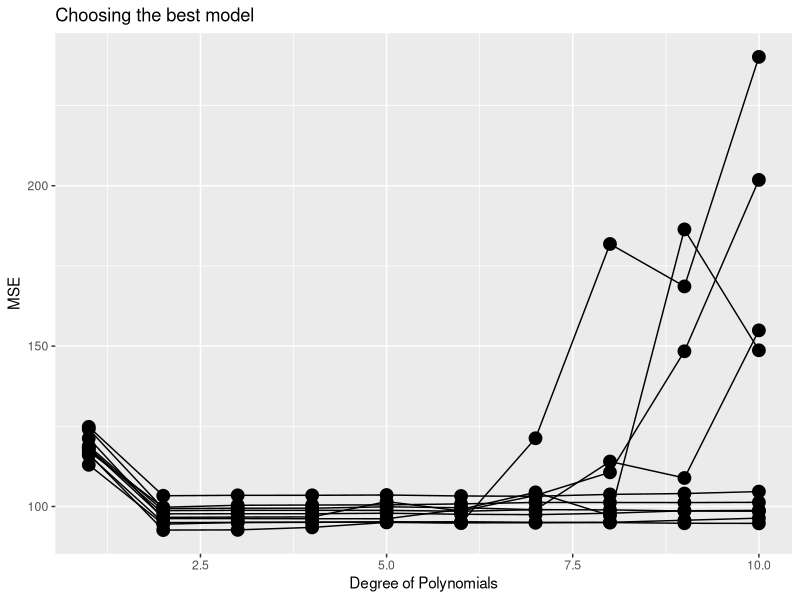
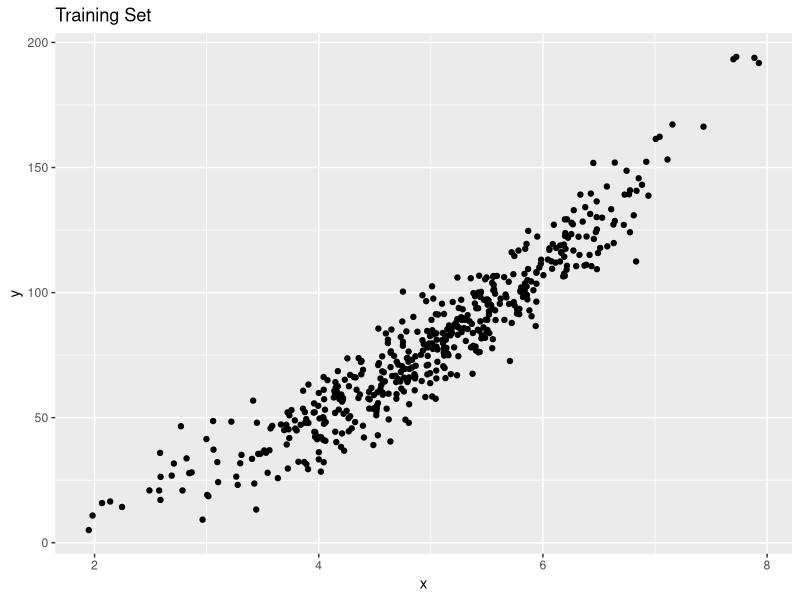
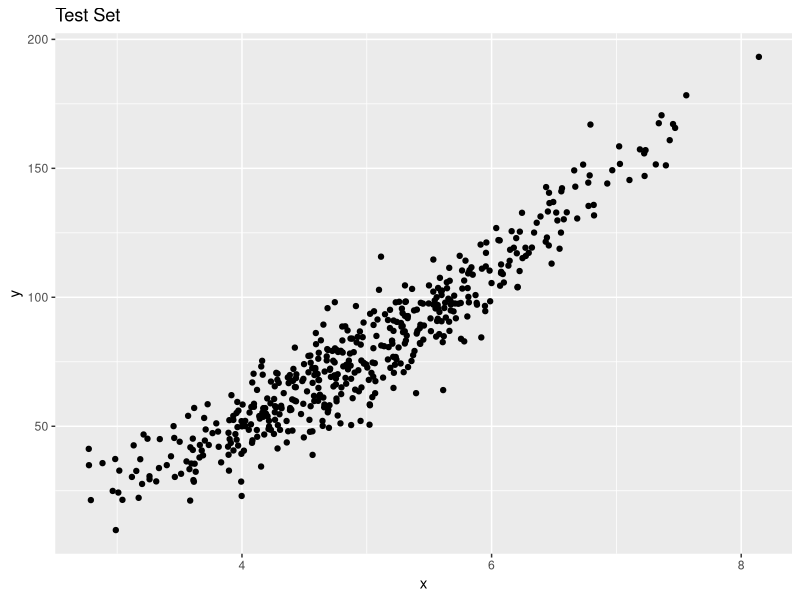
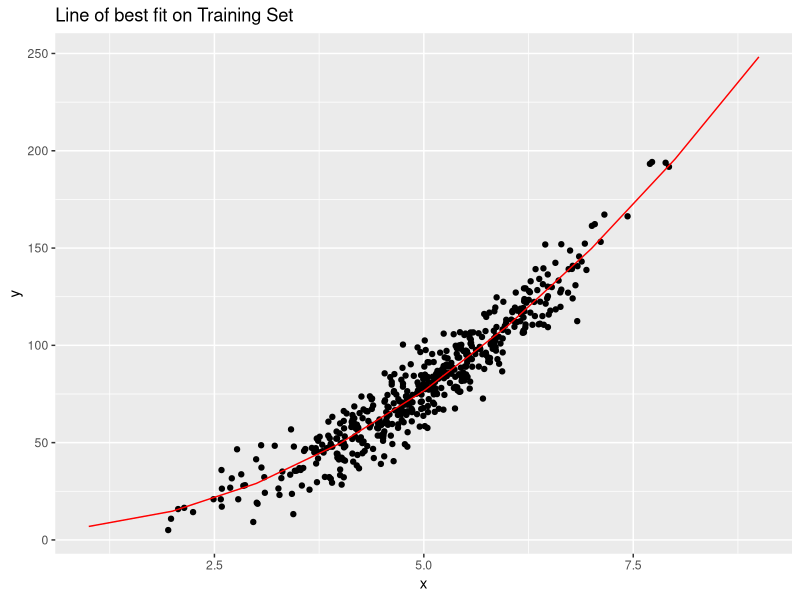
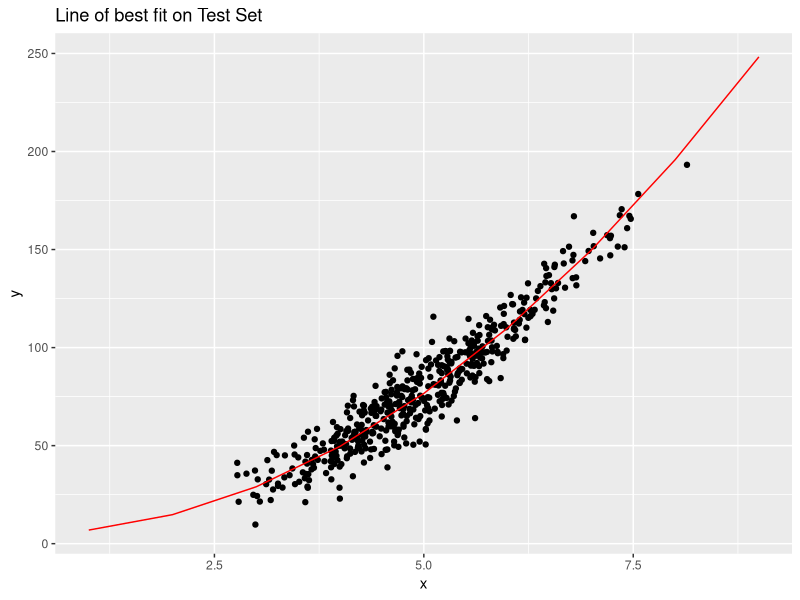
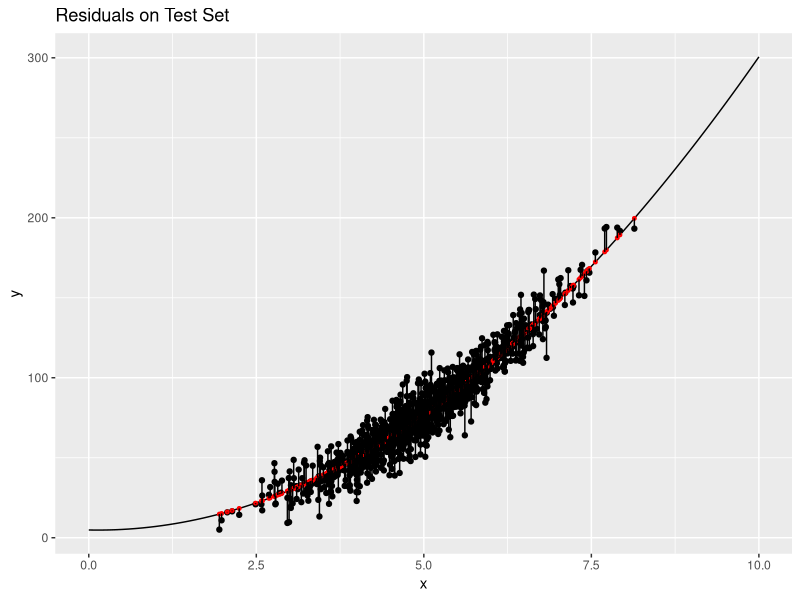

Reproduce these figures in R, in order.
#Set working directory, load data files and the ggplot2 for visualization
#The directory path is set to where you have saved the data file in your hardware
data = read.csv("TestingModels.csv")
library(ggplot2)

#We see a data-set with 1000 observations of x and corresponding y
#We have to create a model that predicts y
#We can fit any degree polynomial to our model 
#We must choose the degree which has the least Mean Square Errors after prediction (MSE)

#The following function takes a training data and then produces MSEs for prediction on testing data for upto 10 degree polynomial models
mse_calc = function(train,test){
  mse = numeric()
  for (i in 1:10){
    model = lm(y~poly(x,i,raw = TRUE),data=train)
    mse[i] = mean((test$y-predict(model,test))^2)}
  return(mse)
}

#We divide the data-set into train and test data set randomly 10 times
#Plotting the graph of the MSE vs degree of polynomials one over another for 10 combination of train and test sets
#We look at the graph anc choose the degree which consistently gives lowest MSE for all 10 train-test data-set combinations
x = 1:10
plot = ggplot()
for (i in 1:10){
  indices = sample(1000,500)
  train = data[indices,]
  test = data[-indices,]
  y = mse_calc(train,test)
  mse_poly = data.frame(x,y)
  plot = plot + geom_point(data = mse_poly,aes(x = x,y = y),size = 4)
  plot = plot + geom_line(data = mse_poly,aes(x = x,y = y))
}
plot + 
  xlab("Degree of Polynomials") + 
  ylab("MSE") + 
  ggtitle("Choosing the best model")

#Now it's time to plot our model on the test set
#At first we take a look at the test and training sets
indices = sample(1000,500)
train = data[indices,]
test = data[-indices,]
ggplot() + geom_point(data = train, aes(x = x,y = y)) + ggtitle("Training Set")
ggplot() + geom_point(data = test, aes(x = x,y = y)) + ggtitle("Test Set")

#Then we create a model (using polynomial which gave lowest MSE) on training set and then testing it on the test
model = lm(y~x+I(x^2), data = train)
summary(model)

#Creating a data frame with range of x and prediction at each point 
x = c(1:9)
y = predict(model,data.frame(x))
testline = data.frame(x,y)

#Plotting the dataframe as a line over the train and test models
ggplot()+geom_point(data=train, aes(x=x,y=y))+ggtitle("Line of best fit on Training Set")+geom_line(data=testline, aes(x=x,y=y),color='red')
ggplot()+geom_point(data=test, aes(x=x,y=y))+ggtitle("Line of best fit on Test Set")+geom_line(data=testline, aes(x=x,y=y),color='red')


#Calculating MSE and residual sum of sqaures of line on test points
model_1_sumOfSquares = sum((test$y - predict(model,test))^2)
model_1_MSE = mean((test$y - predict(model,test))^2)
#Our analysis is complete


#Let's try to plot the residual lines on our test set just for fun. This is how you can do it

#Creating a best fit polynomial function
reg = function(x){
  return(4.8269 - 0.8163*x + 3.0392*(x^2))
}

#Getting residuals and save it in a new data-frame
x = data$x
y = reg(x)
means = data.frame(x,y)
data$group = 1:1000
means$group = 1:1000
groups = rbind(data, means)   #This makes new data frame with 'data' piled over 'means'


#Plotting the residual lines on our graph
ggplot() +
  geom_point(data = data, aes(x = x,y = y)) + 
  stat_function(data = data.frame(x = c(0,10)),aes(x),fun = reg) +
  geom_point(data = means, aes(x = x,y = y), color = 'red',size = 1) + 
  geom_line(data=groups, aes(x = x,y = y,group = group)) +
  ggtitle("Residuals on Test Set")
